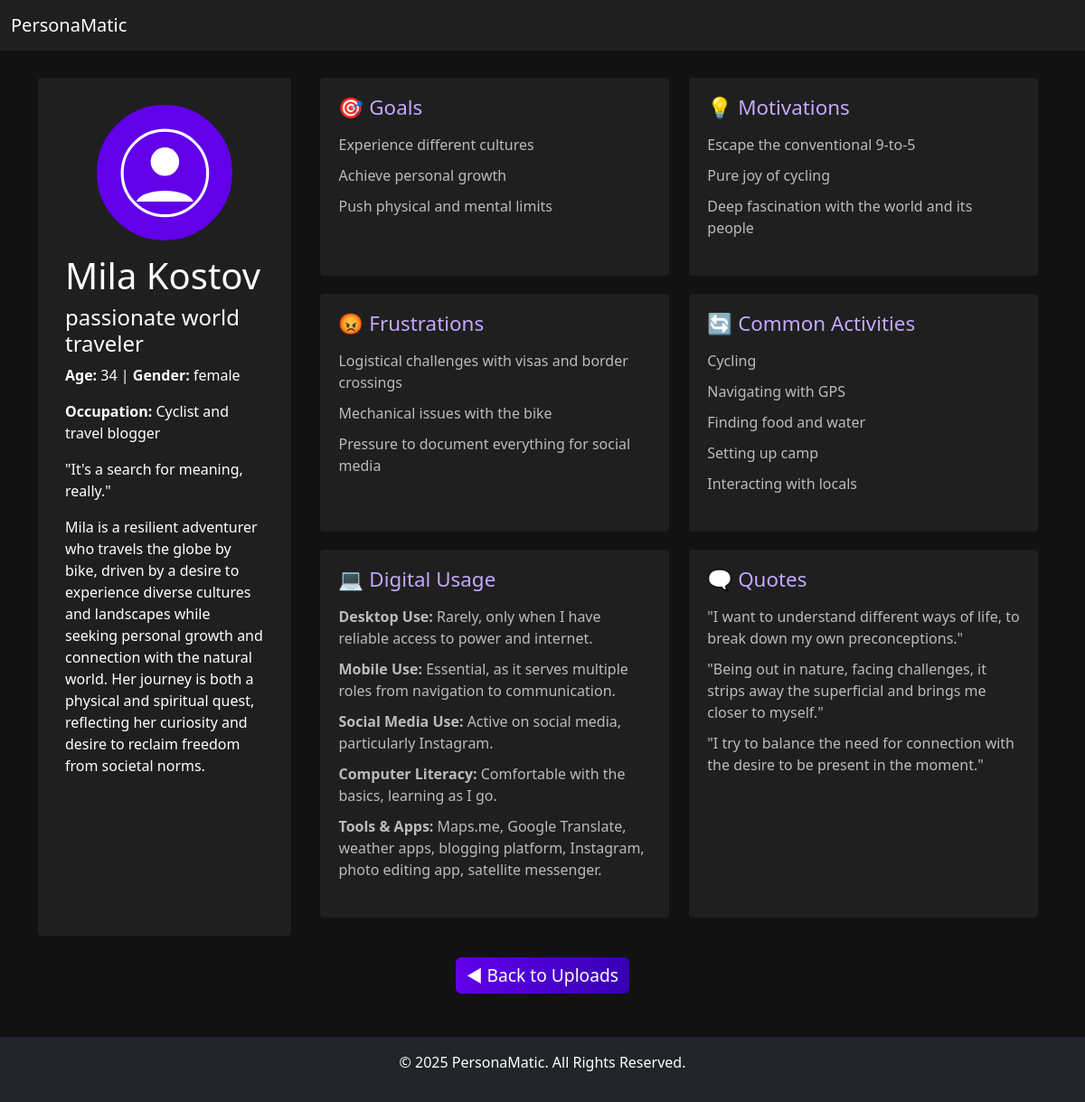
The app's page /api/persona/15 with its own data.
### app/models/personas.py (models this page shows)
class PersonasBaseData(db.Model):
    __tablename__ = 'personas_base_data'
    id = db.Column(db.Integer, primary_key=True, autoincrement=True)
    user_id = db.Column(db.Integer, db.ForeignKey('users.id'), nullable=False)
    photo = db.Column(db.String(255), nullable=False)
    name = db.Column(db.String(100), nullable=False)
    additional_title = db.Column(db.String(200), nullable=False)
    description = db.Column(db.Text)
    age = db.Column(db.Integer)
    gender = db.Column(db.String(50))
    occupation = db.Column(db.String(100))
    quote_summarized = db.Column(db.Text, nullable=False)
    created_at = db.Column(db.DateTime, default=datetime.utcnow, nullable=False)
    updated_at = db.Column(db.DateTime, default=datetime.utcnow, onupdate=datetime.utcnow)
    goals = db.relationship('PersonaGoals', backref='persona', cascade="all, delete-orphan")
    motivations = db.relationship('PersonaMotivations', backref='persona', cascade="all, delete-orphan")
    frustrations = db.relationship('PersonaFrustrations', backref='persona', cascade="all, delete-orphan")
    activities = db.relationship('PersonaActivities', backref='persona', cascade="all, delete-orphan")
    digital_use = db.relationship('PersonaDigitalUse', backref='persona', cascade="all, delete-orphan")
    persona_quotes = db.relationship('PersonaQuotes', backref='persona', cascade="all, delete-orphan")

class PersonaGoals(db.Model):
    __tablename__ = 'persona_goals'
    id = db.Column(db.Integer, primary_key=True, autoincrement=True)
    persona_id = db.Column(db.Integer, db.ForeignKey('personas_base_data.id'), nullable=False)
    goal_01 = db.Column(db.Text, nullable=False)
    goal_02 = db.Column(db.Text)
    goal_03 = db.Column(db.Text)
    created_at = db.Column(db.DateTime, default=datetime.utcnow, nullable=False)
    updated_at = db.Column(db.DateTime, default=datetime.utcnow, onupdate=datetime.utcnow)

class PersonaMotivations(db.Model):
    __tablename__ = 'persona_motivations'
    id = db.Column(db.Integer, primary_key=True, autoincrement=True)
    persona_id = db.Column(db.Integer, db.ForeignKey('personas_base_data.id'), nullable=False)
    motivation_01 = db.Column(db.Text, nullable=False)
    motivation_02 = db.Column(db.Text)
    motivation_03 = db.Column(db.Text)
    created_at = db.Column(db.DateTime, default=datetime.utcnow, nullable=False)
    updated_at = db.Column(db.DateTime, default=datetime.utcnow, onupdate=datetime.utcnow)

class PersonaFrustrations(db.Model):
    __tablename__ = 'persona_frustrations'
    id = db.Column(db.Integer, primary_key=True, autoincrement=True)
    persona_id = db.Column(db.Integer, db.ForeignKey('personas_base_data.id'), nullable=False)
    frustration_01 = db.Column(db.Text, nullable=False)
    frustration_02 = db.Column(db.Text)
    frustration_03 = db.Column(db.Text)
    created_at = db.Column(db.DateTime, default=datetime.utcnow, nullable=False)
    updated_at = db.Column(db.DateTime, default=datetime.utcnow, onupdate=datetime.utcnow)

class PersonaActivities(db.Model):
    __tablename__ = 'persona_activities'
    id = db.Column(db.Integer, primary_key=True, autoincrement=True)
    persona_id = db.Column(db.Integer, db.ForeignKey('personas_base_data.id'), nullable=False)
    activity_01 = db.Column(db.Text, nullable=True)
    activity_02 = db.Column(db.Text, nullable=True)
    activity_03 = db.Column(db.Text, nullable=True)
    activity_04 = db.Column(db.Text, nullable=True)
    activity_05 = db.Column(db.Text, nullable=True)
    created_at = db.Column(db.DateTime, default=datetime.utcnow, nullable=False)
    updated_at = db.Column(db.DateTime, default=datetime.utcnow, onupdate=datetime.utcnow)

class PersonaDigitalUse(db.Model):
    __tablename__ = 'persona_digital_use'
    id = db.Column(db.Integer, primary_key=True, autoincrement=True)
    persona_id = db.Column(db.Integer, db.ForeignKey('personas_base_data.id'), nullable=False)
    desktop_use = db.Column(db.Text, nullable=False, default="Not known")
    mobile_use = db.Column(db.Text, nullable=False, default="Not known")
    social_media_use = db.Column(db.Text, nullable=False, default="Not known")
    computer_literacy = db.Column(db.Text, nullable=False, default="Not known")
    frequently_used_tools_and_apps = db.Column(db.Text, nullable=False, default="Not known")
    created_at = db.Column(db.DateTime, default=datetime.utcnow, nullable=False)
    updated_at = db.Column(db.DateTime, default=datetime.utcnow, onupdate=datetime.utcnow)

class PersonaQuotes(db.Model):
    __tablename__ = 'persona_quotes'
    id = db.Column(db.Integer, primary_key=True, autoincrement=True)
    persona_id = db.Column(db.Integer, db.ForeignKey('personas_base_data.id'), nullable=False)
    quote_01 = db.Column(db.Text, nullable=True)
    quote_02 = db.Column(db.Text, nullable=True)
    quote_03 = db.Column(db.Text, nullable=True)
    created_at = db.Column(db.DateTime, default=datetime.utcnow, nullable=False)
    updated_at = db.Column(db.DateTime, default=datetime.utcnow, onupdate=datetime.utcnow)

### app/routes/personas.py (the view)
@personas_bp.route('/persona/<int:persona_id>', methods=['GET'])
def view_persona(persona_id):
    persona = PersonasBaseData.query.get_or_404(persona_id)
    persona_data = {
        "id": persona.id,
        "photo": persona.photo,
        "name": persona.name,
        "additional_title": persona.additional_title,
        "description": persona.description,
        "age": persona.age,
        "gender": persona.gender,
        "occupation": persona.occupation,
        "quote_summarized": persona.quote_summarized,
        "created_at": persona.created_at.strftime("%Y-%m-%d %H:%M:%S"),
        "updated_at": persona.updated_at.strftime("%Y-%m-%d %H:%M:%S"),
        "goals": [persona.goals[0].goal_01, persona.goals[0].goal_02, persona.goals[0].goal_03] if persona.goals else [],
        "motivations": [persona.motivations[0].motivation_01, persona.motivations[0].motivation_02, persona.motivations[0].motivation_03] if persona.motivations else [],
        "frustrations": [persona.frustrations[0].frustration_01, persona.frustrations[0].frustration_02, persona.frustrations[0].frustration_03] if persona.frustrations else [],
        "activities": [persona.activities[0].activity_01, persona.activities[0].activity_02, persona.activities[0].activity_03, persona.activities[0].activity_04, persona.activities[0].activity_05] if persona.activities else [],
        "digital_use": {
            "desktop_use": persona.digital_use[0].desktop_use if persona.digital_use else "Not known",
            "mobile_use": persona.digital_use[0].mobile_use if persona.digital_use else "Not known",
            "social_media_use": persona.digital_use[0].social_media_use if persona.digital_use else "Not known",
            "computer_literacy": persona.digital_use[0].computer_literacy if persona.digital_use else "Not known",
            "frequently_used_tools_and_apps": persona.digital_use[0].frequently_used_tools_and_apps if persona.digital_use else "Not known"
        },
        "persona_quotes": [persona.persona_quotes[0].quote_01, persona.persona_quotes[0].quote_02, persona.persona_quotes[0].quote_03] if persona.persona_quotes else []
    }
    return render_template("persona.html", persona=persona_data)

### app/templates/persona.html (shortened to what this page needs)
<!DOCTYPE html>
<html lang="en">
<head>
    <link href="https://cdn.jsdelivr.net/npm/bootstrap@5.3.2/dist/css/bootstrap.min.css" rel="stylesheet">
    <link href="{{ url_for('static', filename='css/custom.css') }}" rel="stylesheet">
</head>
<body>
    <nav class="navbar navbar-expand-lg bg-body-tertiary">
        <div class="container-fluid">
            <a class="navbar-brand" href="/">PersonaMatic</a>
        </div>
    </nav>
    <div class="container persona-container">
        <div class="persona-card">
            <div class="avatar-placeholder">
                <svg viewBox="0 0 64 64" xmlns="http://www.w3.org/2000/svg">
                    <circle cx="32" cy="32" r="30" stroke="white" stroke-width="2" fill="none"/>
                    <circle cx="32" cy="24" r="10" fill="white"/>
                    <path d="M12,52 C16,42 48,42 52,52" fill="white"/>
                </svg>
            </div>
            <h1>{{ persona.name }}</h1>
            <h4>{{ persona.additional_title }}</h4>
            <p><strong>Age:</strong> {{ persona.age }} | <strong>Gender:</strong> {{ persona.gender }}</p>
            <p><strong>Occupation:</strong> {{ persona.occupation }}</p>
            <blockquote>"{{ persona.quote_summarized }}"</blockquote>
            <p>{{ persona.description }}</p>
        </div>
        <div class="persona-section">
            <div class="persona-box">
                <h3>🎯 Goals</h3>
                <ul>
                    {% for goal in persona.goals %}
                        <li>{{ goal }}</li>
                    {% endfor %}
                </ul>
            </div>
            <div class="persona-box">
                <h3>💡 Motivations</h3>
                <ul>
                    {% for motivation in persona.motivations %}
                        <li>{{ motivation }}</li>
                    {% endfor %}
                </ul>
            </div>
            <div class="persona-box">
                <h3>😡 Frustrations</h3>
                <ul>
                    {% for frustration in persona.frustrations %}
                        <li>{{ frustration }}</li>
                    {% endfor %}
                </ul>
            </div>
            <div class="persona-box">
                <h3>🔄 Common Activities</h3>
                <ul>
                    {% for activity in persona.activities %}
                        <li>{{ activity }}</li>
                    {% endfor %}
                </ul>
            </div>
            <div class="persona-box">
                <h3>💻 Digital Usage</h3>
                <ul>
                    <li><strong>Desktop Use:</strong> {{ persona.digital_use.desktop_use }}</li>
                    <li><strong>Mobile Use:</strong> {{ persona.digital_use.mobile_use }}</li>
                    <li><strong>Social Media Use:</strong> {{ persona.digital_use.social_media_use }}</li>
                    <li><strong>Computer Literacy:</strong> {{ persona.digital_use.computer_literacy }}</li>
                    <li><strong>Tools & Apps:</strong> {{ persona.digital_use.frequently_used_tools_and_apps }}</li>
                </ul>
            </div>
            <div class="persona-box">
                <h3>🗨 Quotes</h3>
                <ul>
                    {% for quote in persona.persona_quotes %}
                        <li>"{{ quote }}"</li>
                    {% endfor %}
                </ul>
            </div>
        </div>
    </div>
    <div class="container mt-4 text-center">
        <a href="/api/uploads-list" class="btn btn-primary cta-button">
            ◀ Back to Uploads
        </a>
    </div>
    <footer class="bg-dark text-white text-center py-3 mt-5">
        <p>&copy; 2025 PersonaMatic. All Rights Reserved.</p>
    </footer>
</body>
</html>

### app/static/css/custom.css (style rules this page uses)
body { background-color: #121212; color: #ffffff; }
.navbar { background-color: #1f1f1f !important; }
.navbar-brand, .nav-link { color: #ffffff !important; }
.btn-primary { background: linear-gradient(90deg, #6200ea, #3700b3); border: none; font-size: 1.2rem; transition: all 0.2s ease-in-out; }
.persona-container { display: flex; justify-content: space-between; margin-top: 30px; }
.persona-card { background: #1f1f1f; padding: 30px; border-radius: 4px; width: 25%; min-width: 280px; }
.avatar-placeholder { width: 150px; height: 150px; border-radius: 50%; background: #6200ea; display: flex; justify-content: center; align-items: center; margin: 0 auto 15px; border: 3px solid #6200ea; }
.avatar-placeholder svg { width: 70%; height: 70%; fill: #ffffff; }
.persona-section { display: flex; flex-wrap: wrap; justify-content: space-between; width: 72%; }
.persona-box { background: #1f1f1f; padding: 20px; border-radius: 4px; flex: 1; min-width: 280px; max-width: 48%; margin-bottom: 20px; margin-right: 10px; }
.persona-box h3 { color: #c2aaff; font-size: 1.4rem; margin-bottom: 10px; }
.persona-box ul { list-style: none; padding: 0; }
.persona-box li { padding: 5px 0; color: #bbbbbb; }

### records on screen
PersonasBaseData: name "Mila Kostov", additional_title "passionate world traveler", gender "female", occupation "Cyclist and travel blogger", quote_summarized "It's a search for meaning, really.", description "Mila is a resilient adventurer who travels the globe by bike, driven by a desire to experience diverse cultures and landscapes while seeking personal growth and connection with the natural world. Her journey is both a physical and spiritual quest, reflecting her curiosity and desire to reclaim freedom from societal norms."
PersonaGoals: goal_01 "Experience different cultures", goal_02 "Achieve personal growth", goal_03 "Push physical and mental limits"
PersonaMotivations: motivation_01 "Escape the conventional 9-to-5", motivation_02 "Pure joy of cycling", motivation_03 "Deep fascination with the world and its people"
PersonaFrustrations: frustration_01 "Logistical challenges with visas and border crossings", frustration_02 "Mechanical issues with the bike", frustration_03 "Pressure to document everything for social media"
PersonaActivities: activity_01 "Cycling", activity_02 "Navigating with GPS", activity_03 "Finding food and water", activity_04 "Setting up camp", activity_05 "Interacting with locals"
PersonaDigitalUse: digital_use.desktop_use "Rarely, only when I have reliable access to power and internet.", digital_use.mobile_use "Essential, as it serves multiple roles from navigation to communication.", digital_use.social_media_use "Active on social media, particularly Instagram.", digital_use.computer_literacy "Comfortable with the basics, learning as I go.", digital_use.frequently_used_tools_and_apps "Maps.me, Google Translate, weather apps, blogging platform, Instagram, photo editing app, satellite messenger."
PersonaQuotes: quote_01 "I want to understand different ways of life, to break down my own preconceptions.", quote_02 "Being out in nature, facing challenges, it strips away the superficial and brings me closer to myself.", quote_03 "I try to balance the need for connection with the desire to be present in the moment."

### other values on screen
{{ persona.age }} "34"
